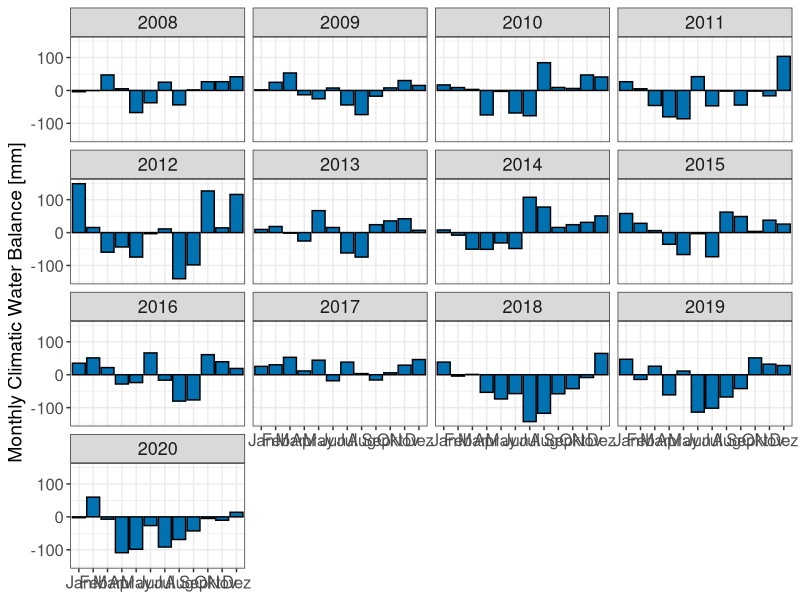
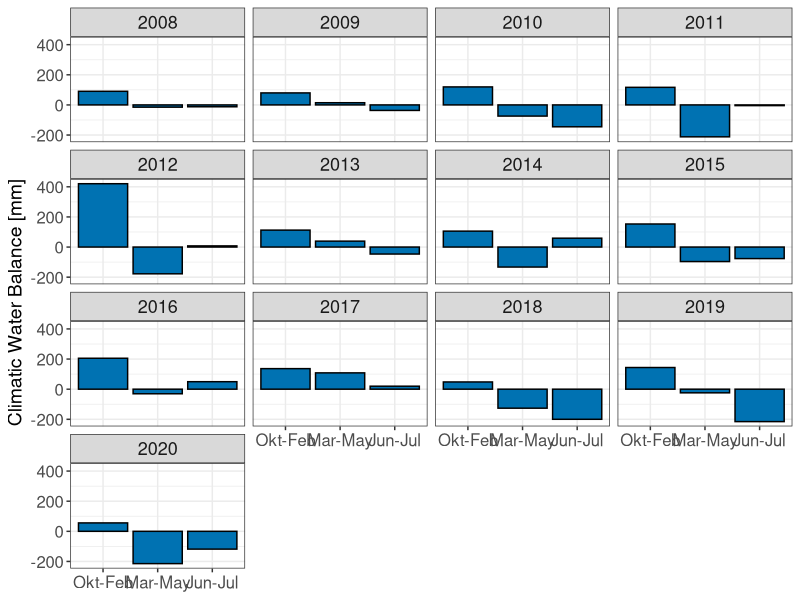

Source code (R) for these figures, in order:
library(tidyverse)
library(readxl)

df08 <- read_excel("days_2008_calc korrig.xls", skip = 34)
df09 <- read_excel("days_2009_calc korrig.xls", skip = 34)
df10 <- read_excel("days_2010_calc korrig.xls", skip = 34)
df11 <- read_excel("days_2011_calc korrig.xls", skip = 41)
df12 <- read_excel("days_2012_calc korrig.xls", skip = 41)
df13 <- read_excel("days_2013_calc korrig.xlsx", skip = 41)
df14 <- read_excel("days_2014_calc korrig.xlsx", skip = 41)
df15 <- read_excel("days_2015_calc korrig.xlsx", skip = 41)
df16 <- read_excel("days_2016_calc korrig.xlsx", skip = 41)
df17 <- read_excel("days_2017_calc korrig.xlsx", skip = 41)
df18 <- read_excel("days_2018_calc korrig.xlsx", skip = 41)
df19 <- read_excel("days_2019_calc korrig.xlsx", skip = 41)
df20 <- read_excel("days_2020_calc korrig.xlsx", skip = 41)

names(df08)[20] <- "wasserbilanz"
names(df09)[20] <- "wasserbilanz"
names(df10)[20] <- "wasserbilanz"
names(df11)[20] <- "wasserbilanz"
names(df12)[20] <- "wasserbilanz"
names(df13)[20] <- "wasserbilanz"
names(df14)[20] <- "wasserbilanz"
names(df15)[20] <- "wasserbilanz"
names(df16)[20] <- "wasserbilanz"
names(df17)[20] <- "wasserbilanz"
names(df18)[20] <- "wasserbilanz"
names(df19)[20] <- "wasserbilanz"
names(df20)[20] <- "wasserbilanz"

df08[2:19] <- NULL
df08[3:22] <- NULL
df09[2:19] <- NULL
df09[3:22] <- NULL
df10[2:19] <- NULL
df10[3:22] <- NULL
df11[2:19] <- NULL
df11[3:22] <- NULL
df12[2:19] <- NULL
df12[3:22] <- NULL
df13[2:19] <- NULL
df13[3:22] <- NULL
df14[2:19] <- NULL
df14[3:22] <- NULL
df15[2:19] <- NULL
df15[3:22] <- NULL
df16[2:19] <- NULL
df16[3:22] <- NULL
df17[2:19] <- NULL
df17[3:22] <- NULL
df18[2:19] <- NULL
df18[3:23] <- NULL
df19[2:19] <- NULL
df19[3:23] <- NULL
df20[2:19] <- NULL
df20[3:23] <- NULL

#values between 08-11.02.2013 are missing and wont get removed with na.omit
#removing them here
df13 <- df13[-c(39, 40, 41, 42), ]

df08 <- separate(df08, date, sep = "-", into =c("Year", "Month", "Day"))
df09 <- separate(df09, date, sep = "-", into =c("Year", "Month", "Day"))
df10 <- separate(df10, date, sep = "-", into =c("Year", "Month", "Day"))
df11 <- separate(df11, date, sep = "-", into =c("Year", "Month", "Day"))
df12 <- separate(df12, date, sep = "-", into =c("Year", "Month", "Day"))
df13 <- separate(df13, date, sep = "-", into =c("Year", "Month", "Day"))
df14 <- separate(df14, date, sep = "-", into =c("Year", "Month", "Day"))
df15 <- separate(df15, date, sep = "-", into =c("Year", "Month", "Day"))
df16 <- separate(df16, date, sep = "-", into =c("Year", "Month", "Day"))
df17 <- separate(df17, date, sep = "-", into =c("Year", "Month", "Day"))
df18 <- separate(df18, date, sep = "-", into =c("Year", "Month", "Day"))
df19 <- separate(df19, date, sep = "-", into =c("Year", "Month", "Day"))
df20 <- separate(df20, date, sep = "-", into =c("Year", "Month", "Day"))

df08$wasserbilanz <- as.numeric(df08$wasserbilanz)
df09$wasserbilanz <- as.numeric(df09$wasserbilanz)
df10$wasserbilanz <- as.numeric(df10$wasserbilanz)
df11$wasserbilanz <- as.numeric(df11$wasserbilanz)
df12$wasserbilanz <- as.numeric(df12$wasserbilanz)
df13$wasserbilanz <- as.numeric(df13$wasserbilanz)
df14$wasserbilanz <- as.numeric(df14$wasserbilanz)
df15$wasserbilanz <- as.numeric(df15$wasserbilanz)
df16$wasserbilanz <- as.numeric(df16$wasserbilanz)
df17$wasserbilanz <- as.numeric(df17$wasserbilanz)
df18$wasserbilanz <- as.numeric(df18$wasserbilanz)
df19$wasserbilanz <- as.numeric(df19$wasserbilanz)
df20$wasserbilanz <- as.numeric(df20$wasserbilanz)

df <- bind_rows(df08, df09, df10, df11, df12,df12, df13, df14, df15, df16, df17, df18, df19, df20)
df <- na.omit(df)

#monthly
df_months <- df %>% group_by(Year, Month) %>% summarise(sum_wasserbilanz = sum(wasserbilanz))

ggplot(df_months, aes(x = Month, y = sum_wasserbilanz)) +
  geom_col(fill = "#0072B2", color = "black") +
  scale_fill_manual(values = c("#0072B2")) +
  labs(x = "Months", y = bquote("Monthly Climatic Water Balance [mm]")) + 
  facet_wrap(vars(Year)) +
  scale_x_discrete(labels = c("Jan", "Feb", "Mar", "Apr", "May", 
                              "Jun", "Jul", "Aug", "Sep", "Okt", "Nov", "Dez")) +
  theme_bw() +
  theme(axis.text = element_text(size = 12), 
        axis.title.y = element_text(size = 14),
        axis.title.x = element_blank(), 
        plot.title = element_text(size = 15), 
        strip.text.y = element_text(size = 13), 
        strip.text.x = element_text(size = 13))

#with 3 month-categories
df$Month <- as.numeric(df$Month)

df_cat <- df %>% mutate(group = case_when(Month == 1 ~ "1",
                                          Month == 2 ~ "1",
                                          Month == 3 ~ "2",
                                          Month == 4 ~ "2",
                                          Month == 5 ~ "2",
                                          Month == 6 ~ "3",
                                          Month == 7 ~ "3",
                                          Month == 8 ~ "Na",
                                          Month == 9 ~ "Na",
                                          Month == 10 ~ "1",
                                          Month == 11 ~ "1",
                                          Month == 12 ~ "1",
                                          ))

df_cat <- df_cat %>% group_by(Year, group) %>% summarise(sum_wasserbilanz = sum(wasserbilanz))

df_cat <- df_cat[!(df_cat$group == "Na"),] 

ggplot(df_cat, aes(x = group, y = sum_wasserbilanz)) +
  geom_col(fill = "#0072B2", color = "black") +
  scale_fill_manual(values = c("#0072B2")) +
  labs(x = "Months", y = bquote("Climatic Water Balance [mm]")) + 
  facet_wrap(vars(Year)) +
  scale_x_discrete(labels = c("Okt-Feb", "Mar-May", "Jun-Jul")) +
  theme_bw() +
  theme(axis.text = element_text(size = 12), 
        axis.title.y = element_text(size = 14),
        axis.title.x = element_blank(), 
        plot.title = element_text(size = 15), 
        strip.text.y = element_text(size = 13), 
        strip.text.x = element_text(size = 13))

